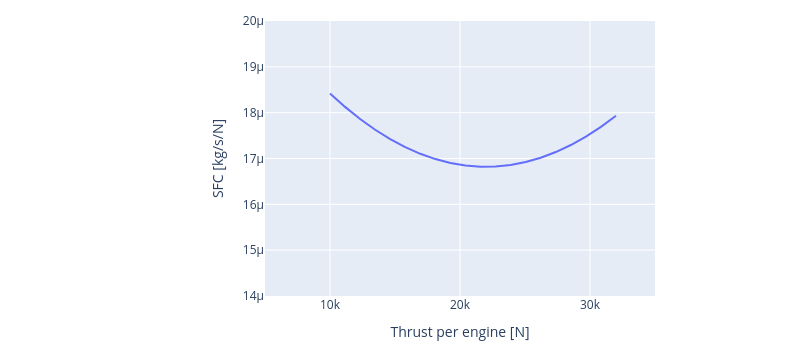

Notebook code for this chart:
### Code cell
engine = RubberEngine(
    bypass_ratio=4.9,
    overall_pressure_ratio=32.6,
    turbine_inlet_temperature=1600,
    mto_thrust=117880,
    maximum_mach=0.85,
    design_altitude=10058.4,
    delta_t4_climb=-50.0,
    delta_t4_cruise=-100.0,
)

thrust = np.linspace(10.0e3, 32.0e3, 20)

bucket_points = pd.DataFrame(
    [
        FlightPoint(
            altitude=35000 * foot,
            mach=0.78,
            thrust=thrust,
            thrust_rate=0.0,
            thrust_is_regulated=True,
            engine_setting=EngineSetting.convert("CRUISE"),
        )
        for thrust in np.linspace(10.0e3, 32.0e3, 20)
    ]
)


engine.compute_flight_points(bucket_points)

fig = px.line(bucket_points, x="thrust", y="sfc", width=800, height=350)
fig.update_xaxes(title_text="Thrust per engine [N]", range=[5000, 35000])
fig.update_yaxes(title_text="SFC [kg/s/N]", range=[1.4e-5, 2.0e-5])
fig.update_layout(margin=dict(l=265, r=145, t=20, b=20),)
fig.show()

### Figure 1 — Plotly figure (JSON) as saved in the notebook; plotly's stock layout.template omitted (floating-point values rounded to 4 significant figures)
{"data": [{"hovertemplate": "thrust=%{x}<br>sfc=%{y}<extra></extra>", "legendgroup": "", "line": {"color": "#636efa", "dash": "solid"}, "mode": "lines", "name": "", "orientation": "v", "showlegend": false, "type": "scatter", "x": [10000, 11160.0, 12320.0, 13470.0, 14630.0, 15790.0, 16950.0, 18110.0, 19260.0, 20420.0, 21580.0, 22740.0, 23890.0, 25050.0, 26210.0, 27370.0, 28530.0, 29680.0, 30840.0, 32000], "xaxis": "x", "y": [1.842e-05, 1.813e-05, 1.786e-05, 1.763e-05, 1.742e-05, 1.725e-05, 1.71e-05, 1.699e-05, 1.69e-05, 1.685e-05, 1.682e-05, 1.683e-05, 1.686e-05, 1.692e-05, 1.702e-05, 1.714e-05, 1.729e-05, 1.748e-05, 1.769e-05, 1.793e-05], "yaxis": "y"}], "layout": {"height": 350, "legend": {"tracegroupgap": 0}, "margin": {"b": 20, "l": 265, "r": 145, "t": 20}, "width": 800, "xaxis": {"anchor": "y", "domain": [0, 1], "range": [5000, 35000], "title": {"text": "Thrust per engine [N]"}}, "yaxis": {"anchor": "x", "domain": [0, 1], "range": [1.4e-05, 2e-05], "title": {"text": "SFC [kg/s/N]"}}}}
